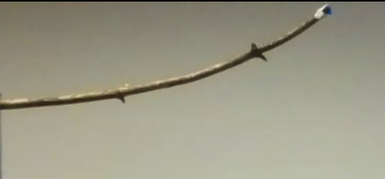
#> input picture tests/galho1.png, 385 x 179 px
$ python filters.py   (older library calls are emulated)
#> lines starting #> are read from the running program, lines starting #| are printed output that depends on the picture
### vision.py
import cv2
from concurrent.futures import ThreadPoolExecutor
import numpy as np


class Vision:
    """
    IMPORTANT: ALWAYS! use set_x_detector(...), then set_x_matching(...), then bf_matching(...)
    """
    __DETECTOR_TYPE_FAST = 0
    __DETECTOR_TYPE_ORB = 1
    __DETECTOR_TYPE_SIFT = 2

    def __init__(self) -> None:
        self.__detector = None
        self.__detec_and_compute = None
        self.__detector_type = None
        self.tracker = None

    # [18 lines left out: function set_fast_detector, not called in this run]

    def set_orb_detector(self):
        self.__detector_type = Vision.__DETECTOR_TYPE_ORB
        #ORB detector
        self.__detector = cv2.ORB_create()

        #detect and compute using SIFT
        self.__detec_and_compute = lambda img, m = None: self.__detector.detectAndCompute(img, mask = m)

    # [8 lines left out: function set_sift_detector, not called in this run]

    def set_bf_matcher(self):
        #if SIFT
        if self.__detector_type == self.__DETECTOR_TYPE_SIFT:
            self.__bfm = cv2.BFMatcher(normType=cv2.NORM_L2)
        else: #IF FAST or ORB
            self.__bfm = cv2.BFMatcher(normType=cv2.NORM_HAMMING)

    def detect_features(self, img, m = None):
        """
        Detect the feature in an image
        """
        return self.__detec_and_compute(img, m)

    # [102 lines left out: functions detect_features_in_rect, detect_features_in_polygon, bf_matching_descriptors, bf_matching, not called in this run]

    T_BOOSTING = 'BOOSTING'
    T_MIL = 'MIL'
    T_KCF = 'KCF'
    T_TLD = 'TLD'
    T_MEDIANFLOW = 'MEDIANFLOW'
    T_MOSSE = 'MOSSE'
    T_CSRT = 'CSRT'

    # [74 lines left out: functions set_tracker, rotateImage, not called in this run]

### tests/filters.py
#Laplacian of Gaussian (LoG)
#Anisotropic diffusion

import cv2
import numpy as np
import time

filter_list = []
filter_list.append(("Gaussian blur", lambda frame: cv2.GaussianBlur(frame, (5,5), 0))) #Gaussian blur
filter_list.append(("Median", lambda frame: cv2.medianBlur(frame, 5))) #Median
filter_list.append(("Bilateral", lambda frame: cv2.bilateralFilter(frame, d=5, sigmaColor=75, sigmaSpace=75))) #Bilateral
filter_list.append(("Sobel", lambda frame: cv2.Sobel(src=frame, ddepth=cv2.CV_64F, dx=1, dy=1, ksize=5))) #Sobel filter
filter_list.append(("Canny", lambda frame: cv2.Canny(frame, 100, 300))) #Canny filter 3x100 as in the paper
filter_list.append(("Unsharp masking", lambda frame: frame - 0.7 * cv2.Laplacian(cv2.medianBlur(frame, 5), cv2.CV_64F))) #Unsharp masking
def contrast_stretching(frame):
    minmax_img = np.zeros((frame.shape[0], frame.shape[1]),dtype = 'uint8')
    fmin = np.min(frame)
    fmax = np.max(frame)
    for i in range(frame.shape[0]):
        for j in range(frame.shape[1]):
            minmax_img[i,j] = 255 * (frame[i,j] - fmin)/(fmax - fmin)
    return minmax_img
filter_list.append(("Contrast stretching", contrast_stretching)) #Contrast stretching
filter_list.append(("Histogram", lambda frame: cv2.equalizeHist(frame))) #Histogram equalization

def draw_text(image, text, row):
    font = cv2.FONT_HERSHEY_SIMPLEX
    font_scale = 1
    font_size = 50
    font_color = (255,255,255)
    bg_color = (0,0,0)
    height, width = image.shape[:2]
    left_mergin = 10
    if row < 0:
        pos =  (left_mergin, height + font_size * row + 1)
    else:
        pos =  (left_mergin, font_size * (row + 1))

    cv2.putText(image, text, pos, font, font_scale, bg_color, 6)
    cv2.putText(image, text, pos, font, font_scale, font_color, 1)


import sys
sys.path.insert(0, '/home/x/Documents/Experiments-RMTT/landing_system/')
from vision import Vision

if __name__ == "__main__":

    v = Vision()
    #v.set_fast_detector(nonmaxSuppression=1, type=2, threshold=30)
    #v.set_sift_detector()
    v.set_orb_detector()
    v.set_bf_matcher()

    frame = cv2.imread("galho1.png")
#> frame is the input picture: shape (179, 385, 3); mean B, G, R 133.9, 152.4, 154.6
    k,d = v.detect_features(frame)
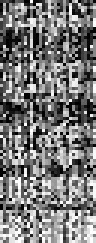
#> d: shape (81, 32) (shown 3 times larger); min 0, max 255, mean 121
#> k = 81 keypoints; strongest (x, y, size): (264, 53, 44.6), (122, 99, 44.6), (121, 98, 53.6), (125, 97, 37.2)
    image_s = cv2.drawKeypoints(frame.copy(), k, 0, (255, 0, 0), flags=cv2.DRAW_MATCHES_FLAGS_NOT_DRAW_SINGLE_POINTS)
    draw_text(image_s, f"{len(k)}", 1)
#> in draw_text, `cv2.putText(image, text, pos, font, font_scale, font_color, 1)`:
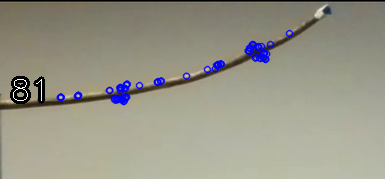
#> image: shape (179, 385, 3); mean B, G, R 135.2, 149.7, 151.7
    cv2.imshow("Original", image_s)

    s = time.time()
    #g = cv2.GaussianBlur(frame, (7,7), 0)
    #new_frame = cv2.addWeighted(frame, 2, g, -1, 0) #Unsharp masking
    kernel = np.array([[ 0,-1, 0],
                       [-1, 5,-1],
                       [ 0,-1, 0]])
    new_frame = cv2.filter2D(frame, -1, kernel)
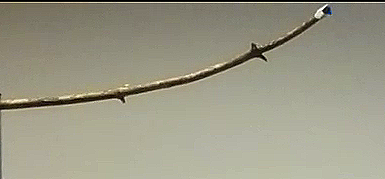
#> new_frame: shape (179, 385, 3); mean B, G, R 134.2, 152.7, 154.9
    new_frame = cv2.bilateralFilter(new_frame, d=5, sigmaColor=80, sigmaSpace=80)

    #g = cv2.GaussianBlur(frame, (7,7), 0)
    #new_frame = cv2.addWeighted(frame, 2, g, -1, 0) #Unsharp masking
    #new_frame = cv2.bilateralFilter(new_frame, d=5, sigmaColor=80, sigmaSpace=80)

    dt = np.round((time.time() - s) * 1000, 2)

    k,d = v.detect_features(new_frame)
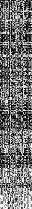
#> d: shape (209, 32); min 0, max 255, mean 114.4
#> k = 209 keypoints; strongest (x, y, size): (125, 97, 31), (264, 53, 44.6), (263, 53, 37.2), (122, 99, 44.6)
    print([x.pt for x in k])
#> (printed output is left out)

    new_frame = cv2.drawKeypoints(new_frame.copy(), k, 0, (255, 0, 0), flags=cv2.DRAW_MATCHES_FLAGS_NOT_DRAW_SINGLE_POINTS)
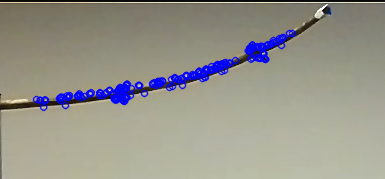
#> new_frame: shape (179, 385, 3); mean B, G, R 139.6, 148.8, 150.7
    draw_text(new_frame, f"Time: {dt} ms", 0)
#> call 2 of draw_text, with text = 'Time: 13.77 ms', row = 0
#> in draw_text (call 2), `cv2.putText(image, text, pos, font, font_scale, bg_color, 6)`:
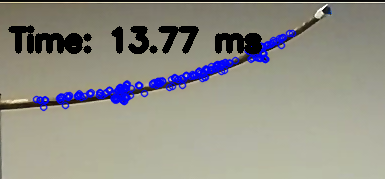
#> image: shape (179, 385, 3); mean B, G, R 133.9, 142.8, 144.6
    draw_text(new_frame, f"{len(k)}", 1)
#> call 3 of draw_text, with text = '209', row = 1
#> in draw_text (call 3), `cv2.putText(image, text, pos, font, font_scale, font_color, 1)`:
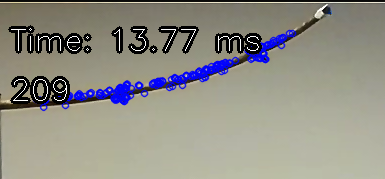
#> image: shape (179, 385, 3); mean B, G, R 133.5, 142.8, 144.4
    cv2.imshow("1", new_frame)

    """
    for i in range(len(filter_list)):
        s = time.time()
        new_frame = filter_list[i][1](frame.copy())
        dt = np.round((time.time() - s) * 1000, 2)
        draw_text(new_frame, f"Time: {dt} ms", 0)
        cv2.imshow(filter_list[i][0], new_frame)
    """

    cv2.waitKey(0)
    cv2.destroyAllWindows()

$ run again, with tests/galho2.png copied over tests/galho1.png
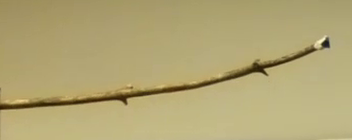
#> input picture tests/galho2.png, 352 x 140 px
#> frame is the input picture: shape (140, 352, 3); mean B, G, R 116, 165.7, 177.9
#> `k,d = v.detect_features(frame)`: k = 64 keypoints; strongest (x, y, size): (265, 70, 37.2), (265, 69, 31), (125, 102, 37.2), (127, 100, 31)
#> `k,d = v.detect_features(new_frame)`:
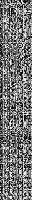
#> d: shape (200, 32); min 0, max 255, mean 117
#> `k,d = v.detect_features(new_frame)`: k = 200 keypoints; strongest (x, y, size): (265, 69, 31), (265, 70, 37.2), (320, 46, 31), (127, 99, 31)
#> (printed output is left out)
#> in draw_text (call 3), `cv2.putText(image, text, pos, font, font_scale, font_color, 1)`:
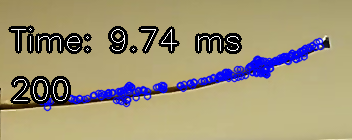
#> image: shape (140, 352, 3); mean B, G, R 118, 148.9, 159
